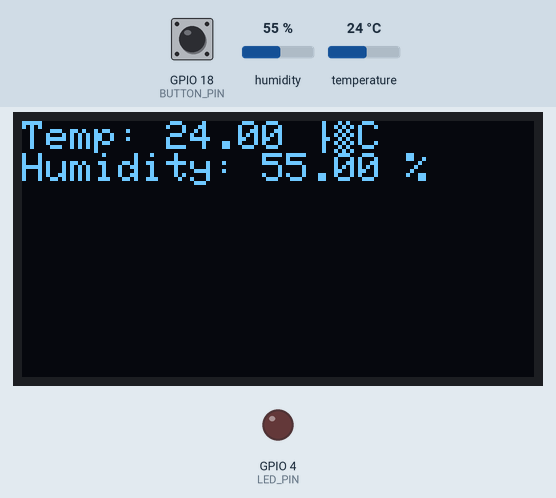
Recording of a sketch running on a simulated ESP32. On the bench: 128×64 one-colour display, output pins drawn as LEDs (lit = HIGH). Wiring (from diagram.json): SSD1306 OLED at I2C address 0x3C. The test bench sets the inputs (shaded band); at power-on: humidity 55 %, GPIO 18 (BUTTON_PIN) HIGH, temperature 24 °C. What the sketch prints to the serial monitor is not drawn.

Above: at 1.2 s.
1.3 s: humidity set to 22 %
At 3.3 s:
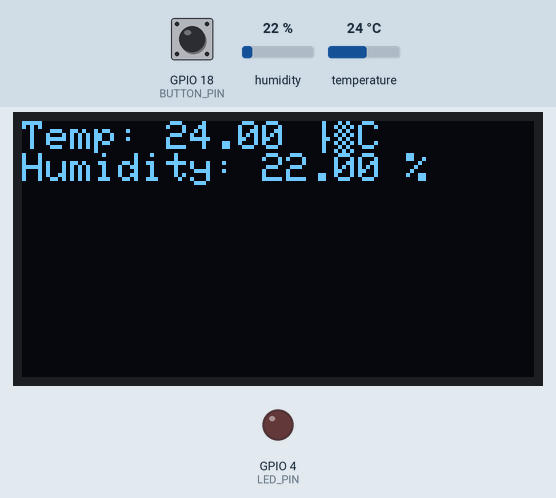
4.0 s: GPIO 18 (BUTTON_PIN) pulled LOW for 2.4 s
At 4.19 s:
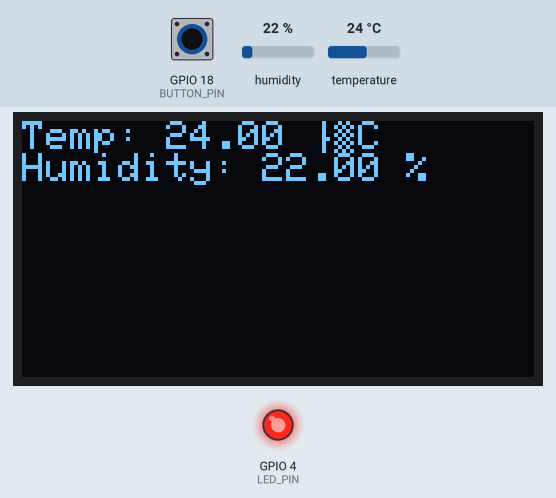
7.9 s: temperature set to 12 °C
At 9.1 s:
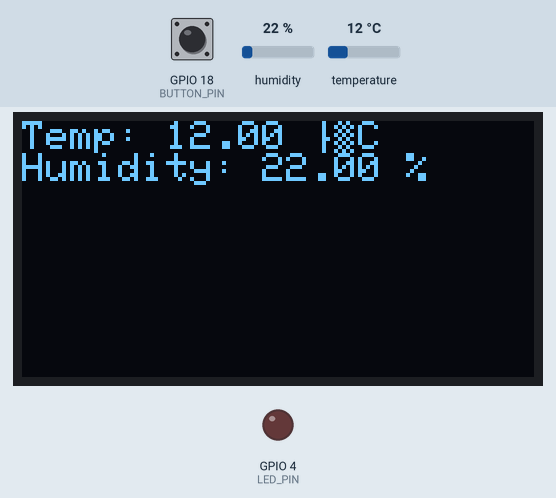
10.6 s: humidity set to 40 %
At 13.2 s:
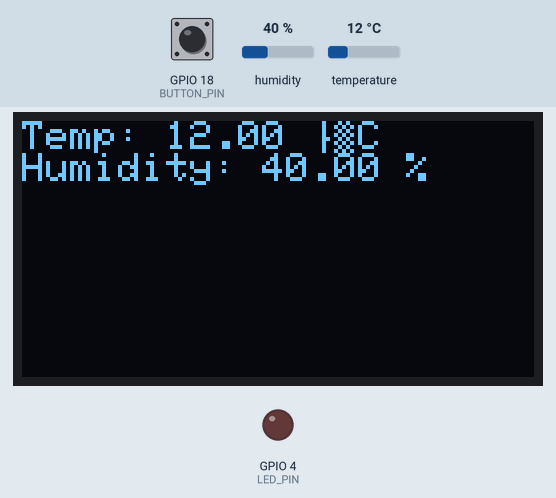
13.9 s: temperature set to 19 °C
Timing chart, 0 to 16.9 s (numbered marks = the images above; inputs shaded):
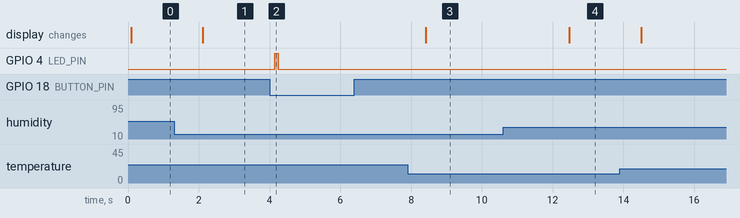

Measured:
- after the input at 1.3 s, the display: changes after 0.82 s (image 1)
- after the input at 4.0 s, GPIO 4 (LED_PIN): LOW → HIGH after 0.15 s, → LOW 0.10 s later
- after the input at 7.9 s, the display: changes after 0.51 s (image 3)
- after the input at 10.6 s, the display: changes after 1.9 s (image 4)

The sketch:

sketch.ino
```cpp
#include <WiFi.h>  // Remove if no WiFi functionality
#include <DHT.h>
#include <Wire.h>
#include <Adafruit_SSD1306.h>

// DHT Sensor Setup
#define DHTPIN 16       // DHT22 data pin
#define DHTTYPE DHT22   // DHT22 type
DHT dht(DHTPIN, DHTTYPE);

// OLED Display Setup
#define SCREEN_WIDTH 128
#define SCREEN_HEIGHT 64
Adafruit_SSD1306 display(SCREEN_WIDTH, SCREEN_HEIGHT, &Wire, -1);

// LED and Button Pins
#define LED_PIN 4
#define BUTTON_PIN 18

// Custom I2C Pins
#define SDA_PIN 13  // Custom SDA pin
#define SCL_PIN 33  // Custom SCL pin

// Variables for button and debounce
bool buttonPressed = false;
unsigned long lastDebounceTime = 0;
unsigned long debounceDelay = 50;  // 50ms debounce

void setup() {
  // Initialize Serial Monitor
  Serial.begin(115200);

  // Initialize DHT Sensor
  dht.begin();

  // Initialize I2C with custom SDA and SCL pins
  Serial.println("Initializing I2C...");
  Wire.begin(SDA_PIN, SCL_PIN);

  // Check for I2C communication
  if (!Wire.requestFrom(0x3C, 1)) {
    Serial.println("I2C Communication failed!");
  } else {
    Serial.println("I2C Communication successful!");
  }

  // Initialize OLED Display
  if (!display.begin(SSD1306_SWITCHCAPVCC, 0x3C)) {  // OLED address 0x3C
    Serial.println("OLED initialization failed!");
    while (true);  // If OLED fails, stop the program
  } else {
    Serial.println("OLED initialized successfully!");
  }

  display.clearDisplay();
  display.display();

  // Initialize LED and Button
  pinMode(LED_PIN, OUTPUT);
  pinMode(BUTTON_PIN, INPUT_PULLUP);
}

void loop() {
  // Read Temperature and Humidity
  float temperature = dht.readTemperature();
  float humidity = dht.readHumidity();

  // Check if the readings are valid
  if (isnan(temperature) || isnan(humidity)) {
    Serial.println("Failed to read from DHT sensor!");
    return;
  }

  // Print readings to Serial Monitor
  Serial.print("Temperature: ");
  Serial.print(temperature);
  Serial.println(" °C");
  Serial.print("Humidity: ");
  Serial.print(humidity);
  Serial.println(" %");

  // Display readings on OLED
  display.clearDisplay();
  display.setTextSize(1);
  display.setTextColor(SSD1306_WHITE);
  display.setCursor(0, 0);
  display.print("Temp: ");
  display.print(temperature);
  display.println(" °C");
  display.print("Humidity: ");
  display.print(humidity);
  display.println(" %");
  display.display();

  // Handle Button Press (Debounce Logic)
  if (digitalRead(BUTTON_PIN) == LOW) { // Button is pressed (LOW state)
    unsigned long currentTime = millis();
    if (currentTime - lastDebounceTime > debounceDelay) {
      lastDebounceTime = currentTime;
      buttonPressed = !buttonPressed;  // Toggle the buttonPressed state
      Serial.print("Button Pressed: ");
      Serial.println(buttonPressed);  // Show the current state of buttonPressed
    }
  }

  // Blink LED when button is pressed
  if (buttonPressed) {
    digitalWrite(LED_PIN, HIGH);
    delay(100);
    digitalWrite(LED_PIN, LOW);
    delay(100);
  }

  delay(2000);  // Delay between readings
}
```
